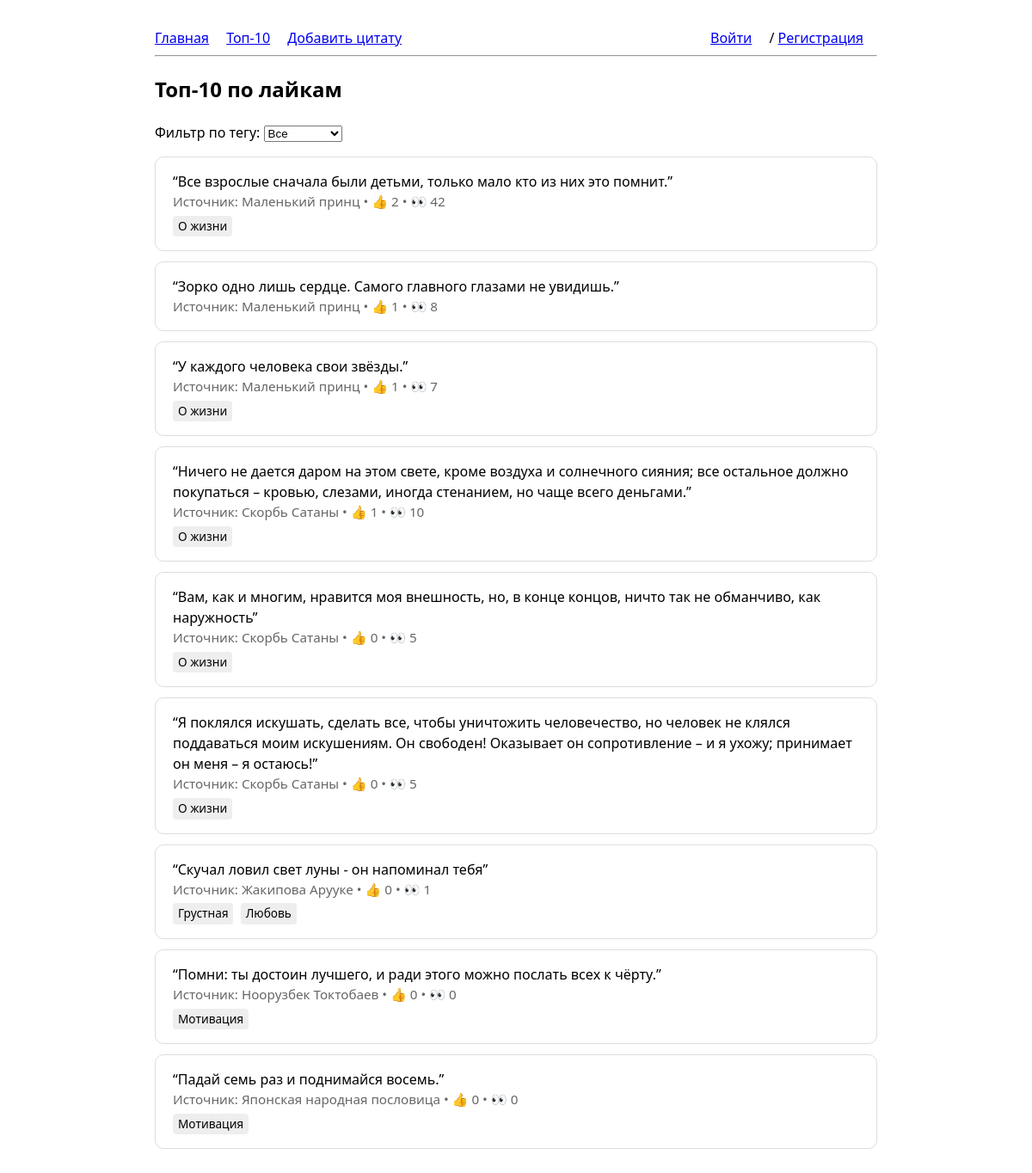
The app's page /top/, older data.
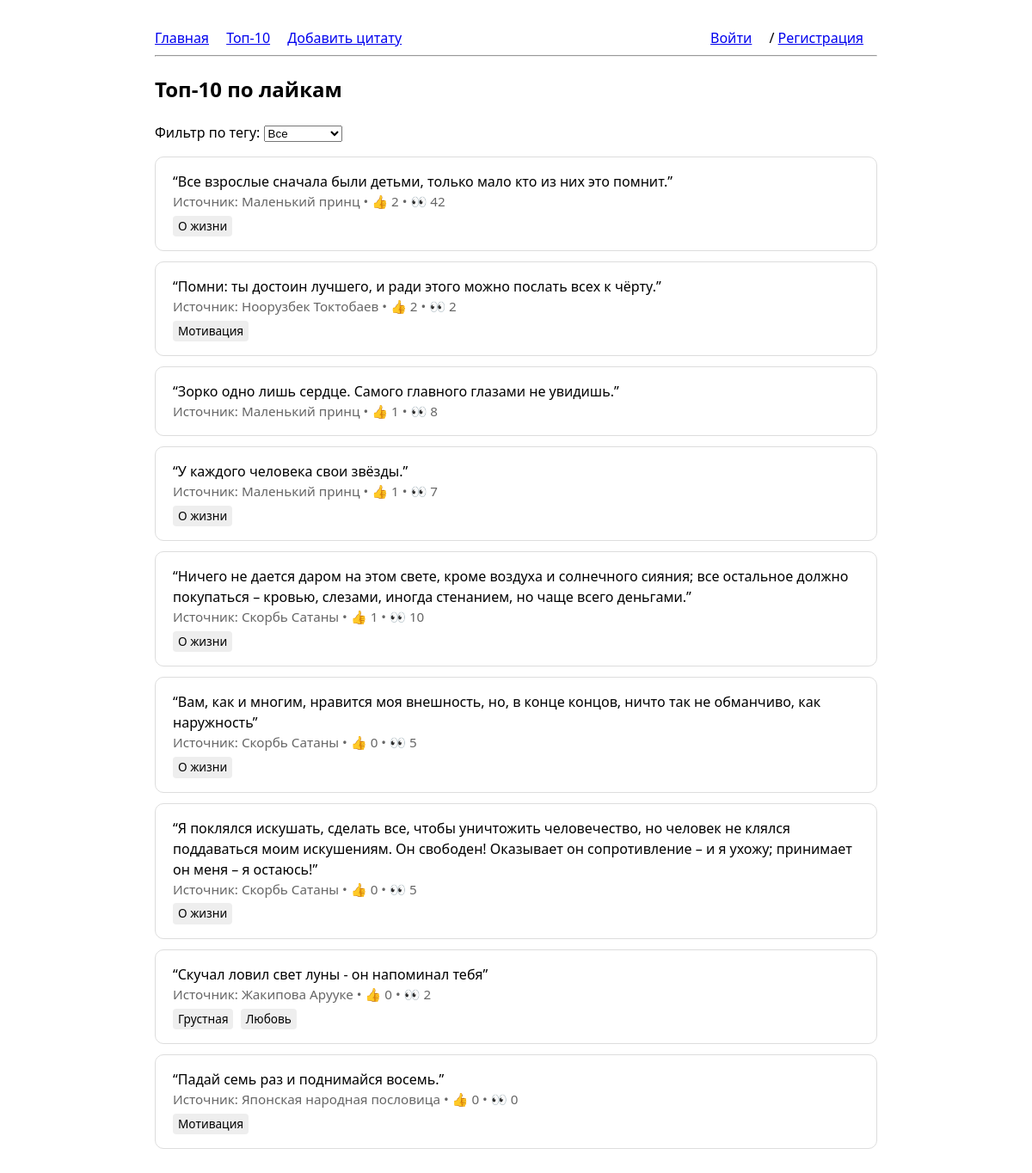
The same page, newer data.
### quotes/models.py (models this page shows, shortened)
class Quote(models.Model):
    class Status(models.TextChoices):
        DRAFT = "draft", "Draft"
        APPROVED = "approved", "Approved"
        REJECTED = "rejected", "Rejected"
    text = models.TextField(unique=False)
    text_normalized = models.TextField(unique=True, db_index=True)
    source = models.ForeignKey(
        Source, on_delete=models.CASCADE, related_name="quotes"
    )
    weight = models.PositiveIntegerField(
        default=1,
        validators=[MinValueValidator(1), MaxValueValidator(10)],
        help_text="Чем больше значение (1–10), тем чаще цитата будет показываться на главной.",
    )
    views = models.PositiveIntegerField(default=0, db_index=True)
    likes = models.PositiveIntegerField(default=0, db_index=True)
    dislikes = models.PositiveIntegerField(default=0)
    status = models.CharField(
        max_length=10, choices=Status.choices, default=Status.DRAFT, db_index=True
    )
    tags = models.ManyToManyField(Tag, blank=True, related_name="quotes")
    author = models.ForeignKey(
        settings.AUTH_USER_MODEL,
        on_delete=models.CASCADE,
        related_name="quotes",
    )
    created_at = models.DateTimeField(auto_now_add=True)
    class Meta:
        ordering = ["-created_at"]
        indexes = [
            models.Index(fields=["status"]),
            models.Index(fields=["source", "status"]),
            models.Index(fields=["-likes", "-views", "-created_at"]),
        ]

class Source(models.Model):
    class Status(models.TextChoices):
        PENDING = "pending", "Pending"
        APPROVED = "approved", "Approved"
        REJECTED = "rejected", "Rejected"
    name = models.CharField(max_length=255, unique=False)
    name_normalized = models.CharField(max_length=255, unique=True, db_index=True)
    status = models.CharField(
        max_length=10, choices=Status.choices, default=Status.PENDING, db_index=True
    )
    created_by = models.ForeignKey(
        settings.AUTH_USER_MODEL,
        on_delete=models.SET_NULL,
        null=True,
        blank=True,
        related_name="created_sources",
    )
    created_at = models.DateTimeField(auto_now_add=True)
    approved_by = models.ForeignKey(
        settings.AUTH_USER_MODEL,
        on_delete=models.SET_NULL,
        null=True,
        blank=True,
        related_name="approved_sources",
    )
    approved_at = models.DateTimeField(null=True, blank=True)
    merged_into = models.ForeignKey(
        "self", on_delete=models.SET_NULL, null=True, blank=True, related_name="merged_sources"
    )
    class Meta:
        indexes = [
            models.Index(fields=["status"]),
            models.Index(fields=["name_normalized"]),
        ]

class Tag(models.Model):
    name = models.CharField(max_length=64, unique=True)
    class Meta:
        ordering = ["name"]

### quotes/views.py (the view)
# urls.py: path("top/", views.top10, name="top"),
@require_http_methods(["GET"])
def top10(request):
    tag_id = request.GET.get("tag")
    quotes = Quote.objects.filter(status=Quote.Status.APPROVED)
    if tag_id:
        quotes = quotes.filter(tags__id=tag_id)
    quotes = quotes.order_by("-likes")[:10]
    tags = Tag.objects.all()
    return render(
        request,
        "quotes/top10.html",
        {
            "quotes": quotes,
            "tags": tags,
            "selected_tag": int(tag_id) if tag_id else None,
        }
    )

### templates/quotes/top10.html (shortened to what this page needs)
{% extends "quotes/base.html" %}
{% block content %}
  <h2>Топ-10 по лайкам</h2>
  <form method="get" action="{% url 'quotes:top' %}" style="margin-bottom: 1rem;">
    <label for="tag">Фильтр по тегу:</label>
    <select name="tag" id="tag" onchange="this.form.submit()">
      <option value="">Все</option>
    </select>
  </form>
  {% for q in quotes %}
    <div class="card" style="margin-bottom: .75rem;">
      <div>“{{ q.text }}”</div>
      <div class="muted">
        Источник: {{ q.source.name }} • 👍 {{ q.likes }} • 👀 {{ q.views }}
      </div>
      {% if q.tags.all %}
        <div style="margin-top: .25rem;">
          {% for tag in q.tags.all %}
            <span style="display:inline-block; background:#eee; border-radius:4px; padding:2px 6px; margin-right:4px; font-size: 0.85em;">
              {{ tag.name }}
            </span>
          {% endfor %}
        </div>
      {% endif %}
    </div>
  {% empty %}
    <p>Пока пусто.</p>
  {% endfor %}
{% endblock %}

### templates/quotes/base.html (shortened to what this page needs)
<!doctype html>
<html lang="ru">
  <head>
    {% load static %}
  </head>
  <body>
    <header>
      <a href="{% url 'quotes:home' %}">Главная</a>
      <a href="{% url 'quotes:top' %}">Топ-10</a>
      <a href="{% url 'quotes:add' %}">Добавить цитату</a>
      {% if request.user.is_authenticated %}
        <span class="right muted">
          Вы: {{ request.user.username }}
          &nbsp;|&nbsp;
          <form class="inline" method="post" action="{% url 'quotes:logout' %}">
            {% csrf_token %}
            <button type="submit" class="linklike">Выйти</button>
          </form>
        </span>
      {% else %}
        <span class="right">
          <a href="{% url 'quotes:login' %}">Войти</a> /
          <a href="{% url 'quotes:register' %}">Регистрация</a>
        </span>
      {% endif %}
    </header>
    <hr />
    {% block content %}{% endblock %}
  </body>
</html>

### templates/quotes/base.html (style rules this page uses)
body { max-width: 840px; margin: 2rem auto; font: 16px/1.5 system-ui, -apple-system, Segoe UI, Roboto, Arial; }
header a { margin-right: 1rem; }
.card { border: 1px solid #ddd; padding: 1rem 1.25rem; border-radius: 10px; }
.muted { color: #666; font-size: .95rem; }
.right { float: right; }

Row changes from the older to the newer data that the page shows:
changed Quote "Помни: ты достоин лучшего, и ради этого можно послать всех к чёрту.": likes "0" → "2"; views "0" → "2"; moves up the list
changed Quote "Скучал ловил свет луны - он напоминал тебя": views "1" → "2"
